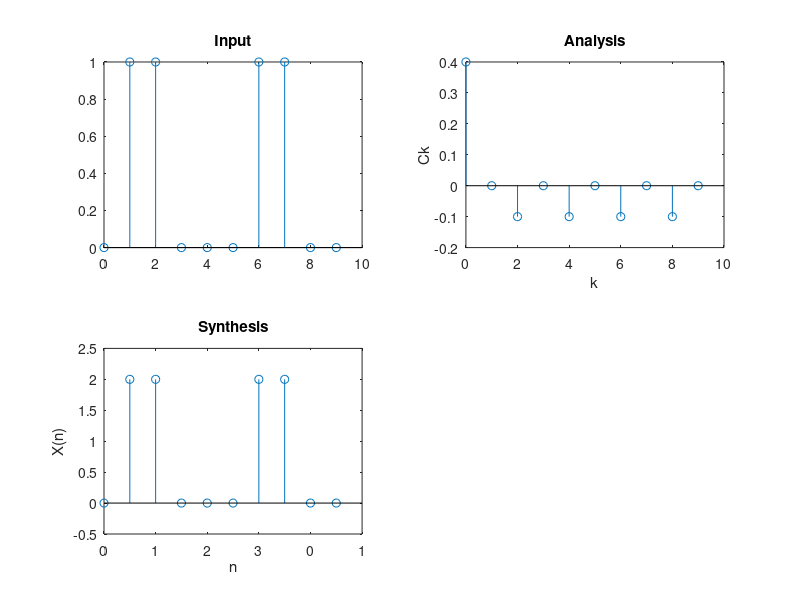

This figure's MATLAB source:
clear all;
close all;
clc;
xn = [0,01,1,0,0,0,1,1,0,0];
N = length(xn);
n=0:1:N-1
subplot(2,2,1),stem(n,xn);
title('Input');
%set(gca,'xticklabel',[0, 1, 2, 3])

ck= zeros(1,N);
for k=0:N-1
    for n=0:N-1
        ck(k+1) = ck(k+1) + (xn(n+1) * exp((-1i)*2*pi*k*n/N ));
    end
end
ck = ck/N
k=0:1:N-1
subplot(2,2,2),stem(k,ck);
title('Analysis');
%set(gca,'xticklabel',[0, 1, 2, 3])
xlabel('k');
ylabel('Ck');

% Synthesis
for n=0:N-1
    for k=0:N-1
        xn(n+1) = xn(n+1) + (ck(k+1) * exp(i*2*pi*k*n/N) );
    end
end
n=0:1:N-1
subplot(2,2,3),stem(n,xn);
title('Synthesis');
set(gca,'xticklabel',[0, 1, 2, 3])
xlabel('n');
ylabel('X(n)');